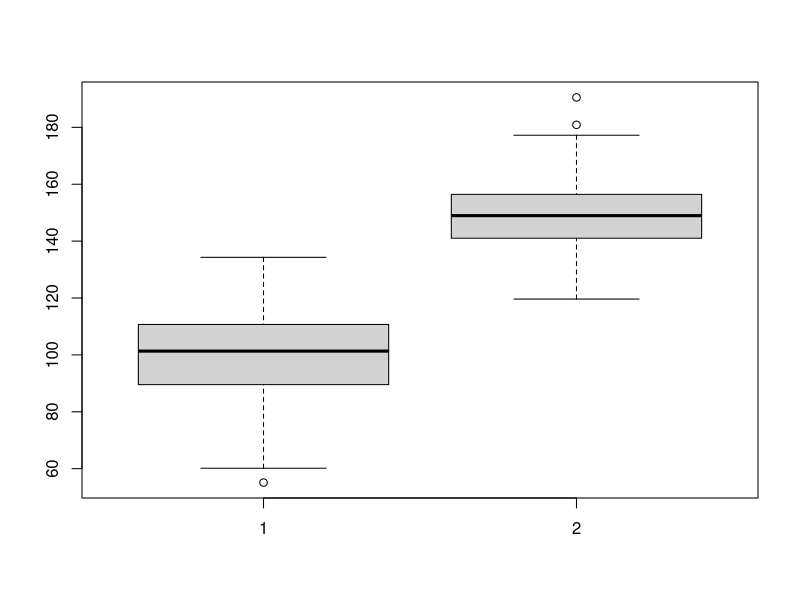
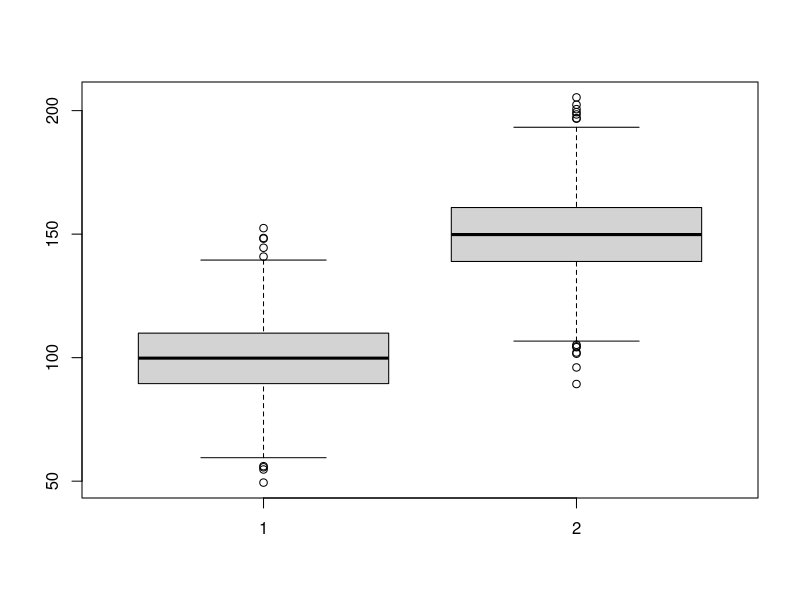
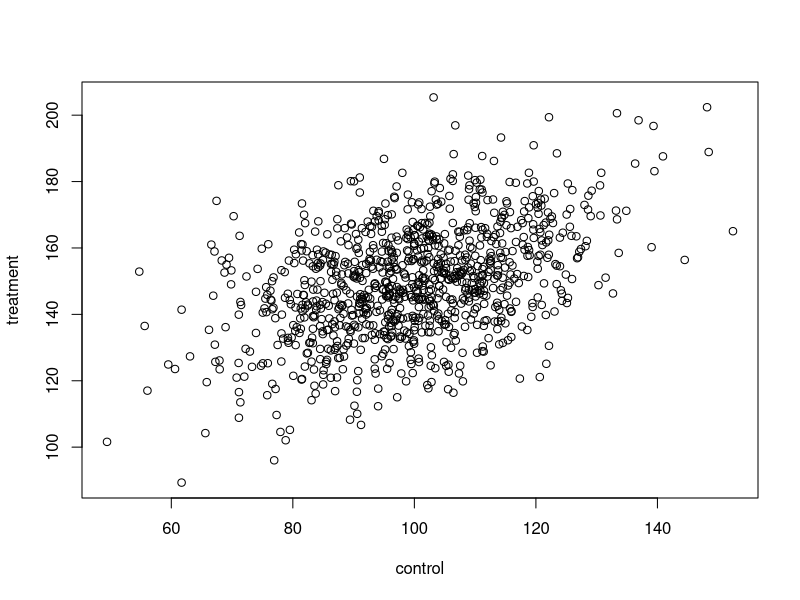
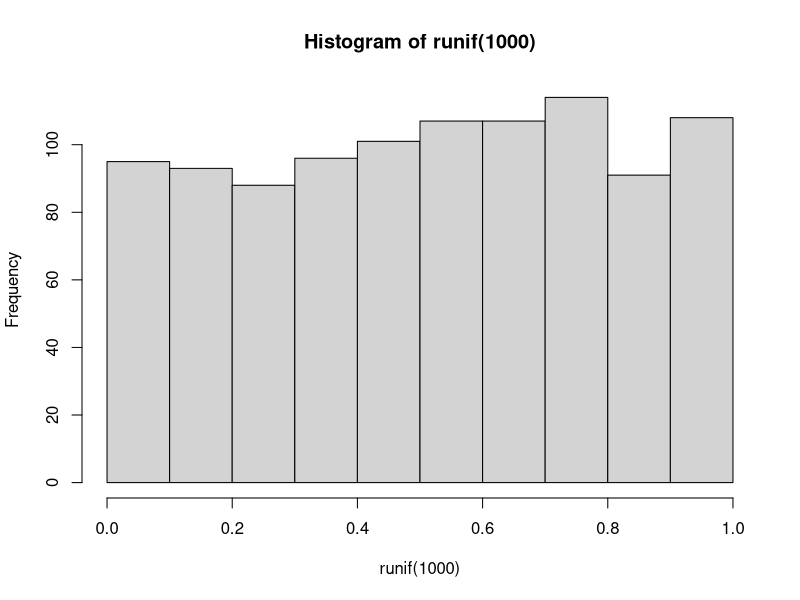
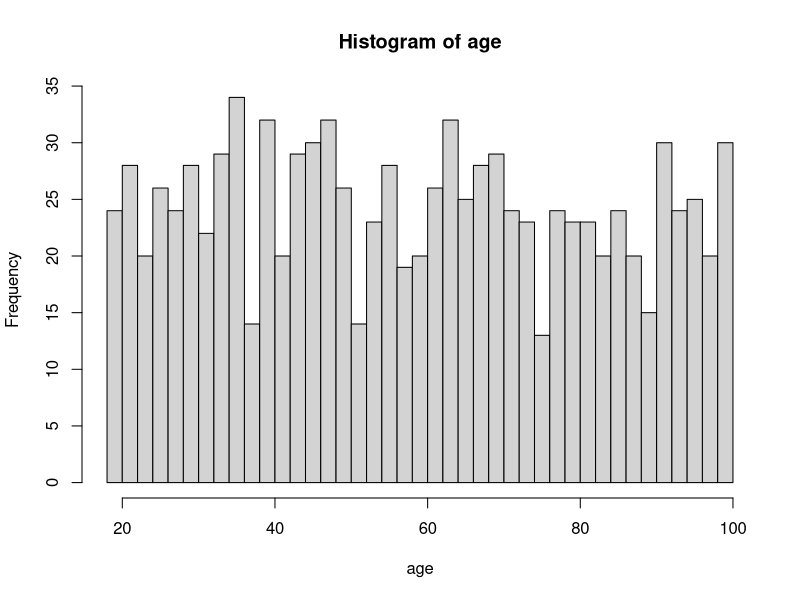
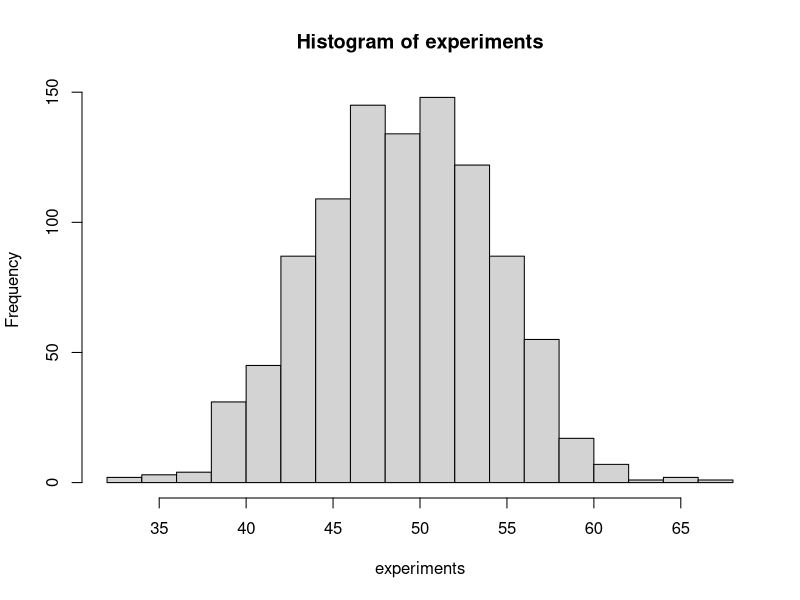
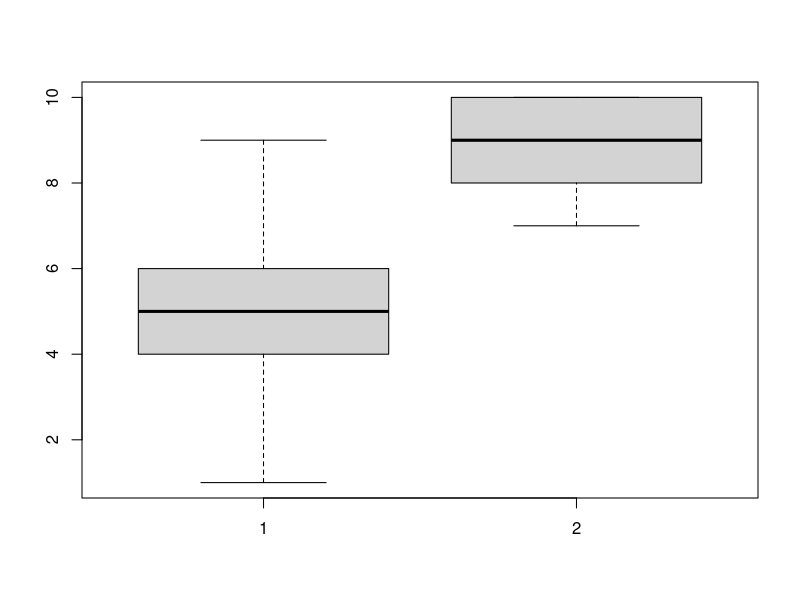
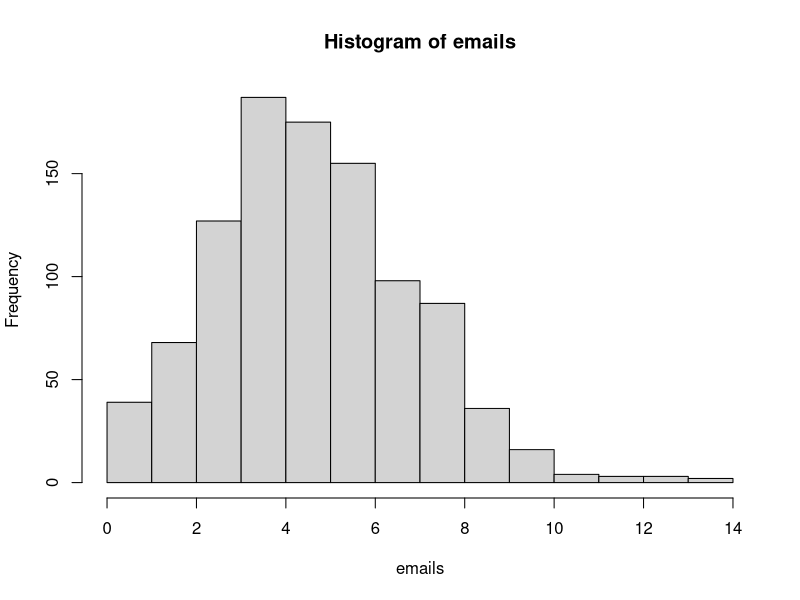

These figures' R source, in order:
## ---- chunk 1
my_sample <- 1:20

sample(
  x = my_sample,
  size = 2
)
## ---- chunk 2
my_sample <- c("a", "b", "c")

sample(
  x = my_sample,
  size = 4,
  replace = TRUE
)
## ---- chunk 3
letters[5]
letters[7:10]
LETTERS[20:26]
## ---- chunk 4
my_sample <- letters[1:3]

sample(
  x = my_sample,
  size = 4,
  replace = TRUE
)
## ---- chunk 5
my_sample <- c("black", "blue")

sample(
  x = my_sample,
  size = 10,
  replace = TRUE,
  prob = c(0.2, 0.8)
)
## ---- chunk 6
my_sample <- c("black", "blue")

set.seed(42)
sample(
  x = my_sample,
  size = 10,
  replace = TRUE,
  prob = c(0.2, 0.8)
)

set.seed(42)
sample(
  x = my_sample,
  size = 10,
  replace = TRUE,
  prob = c(0.2, 0.8)
)
## ---- chunk 7
rnorm(
  n = 5,
  mean = 0,
  sd = 1
)
## ---- chunk 8
rnorm(1)
rnorm(1)

set.seed(42)
rnorm(1)
set.seed(42)
rnorm(1)
## ---- chunk 9
rnorm(
  n = 4,
  mean = c(0, 10, 20, 30),
  sd = c(1, 50, 100, 150)
)
## ---- chunk 10
control <- 
  rnorm(
    n = 100,
    mean = 100,
    sd = 15
  )

treatment <- 
  rnorm(
    n = 100,
    mean = 150,
    sd = 15
  )
## ---- chunk 11
boxplot(control, treatment)
## ---- chunk 12
control <- 
  rnorm(
    n = 1000,
    mean = 100,
    sd = 15
  )

treatment <- 
  control*0.5 + rnorm(
    n = 1000,
    mean = 100,
    sd = 15
  )
## ---- chunk 13
summary(lm(treatment~control))
## ---- chunk 14
#| echo: false
boxplot(control, treatment)
## ---- chunk 15
#| echo: false
plot(control, treatment)
## ---- chunk 16
runif(
  n = 5,
  min = 0,
  max = 1
)
## ---- chunk 17
hist(runif(1000))
## ---- chunk 18
age <- runif(n = 1000, min = 18, max = 100)

hist(age, breaks = 30, xlim = c(18, 100))
## ---- chunk 19
age <- runif(n = 1000, min = 18, max = 100)
y <- age*0.5 + rnorm(1000)

summary(lm(y~age))
## ---- chunk 20
rbinom(
  n = 1,
  size = 100,
  prob = 0.50
)
## ---- chunk 21
experiments <- 
  rbinom(
    n = 1000,
    size = 100,
    prob = 0.50
  )

head(experiments)
## ---- chunk 22
hist(experiments, breaks = 20)
## ---- chunk 23
control <- 
  rbinom(
    n = 100,
    size = 10,
    prob = 0.5
  )

treatment <- 
  rbinom(
    n = 100,
    size = 10,
    prob = 0.9
  )
## ---- chunk 24
boxplot(control, treatment)
## ---- chunk 25
rbinom(
  n = 10,
  size = 1,
  prob = 0.5
)
## ---- chunk 26
age <- rnorm(n = 10000, mean = 50, sd = 15)

xb <- 1 + 0.2*age

p <- 1/(1 + exp(-xb))

y <- 
  rbinom(
    n = 10000,
    size = 1,
    prob = p
  )
## ---- chunk 27
m <- 
  glm(
    y ~ age,
    family = binomial()
  )

summary(m)
## ---- chunk 28
rpois(
  n = 10,
  lambda = 5
)
## ---- chunk 29
emails <- 
  rpois(
    n = 1000,
    lambda = 5
  )

hist(emails)
## ---- chunk 30
hr <- rpois(n = 1000, lambda = 5)
it <- rpois(n = 1000, lambda = 10)
## ---- chunk 31
hist(hr)
## ---- chunk 32
hist(it)
## ---- chunk 33
d <- 
  data.frame(
    emails = c(hr, it),
    group = factor(rep(c("HR", "IT"), each = 1000))
  )

d[c(1:5, 1001:1005),]
## ---- chunk 34
m <- 
  glm(
    emails ~ group,
    data = d,
    family = poisson()
  )

summary(m)
## ---- chunk 35
rep(
  x = "Control Group",
  times = 3
  )

rep(
  x = 1,
  times = 3
  )
## ---- chunk 36
rep(
  x = c("Control Group", "Treatment Group"),
  times = 3
  )
## ---- chunk 37
rep(
  x = c("Control Group", "Treatment Group"),
  times = c(1,2)
  )
## ---- chunk 38
rep(
  x = c("Control Group", "Treatment Group"),
  each = 3
  )
## ---- chunk 39
rep(
  x = c("Control Group", "Treatment Group"),
  each = 3,
  length.out = 4
  )
## ---- chunk 40
rep(
  x = c("Control Group", "Treatment Group"),
  each = 3,
  times = 2
  )
## ---- chunk 41
condition <- rep("control", each = 4)
outcome <- rnorm(4)
d <- data.frame(condition, outcome)
d
## ---- chunk 42
condition <- rep(c("control", "treatment"), each = 2)
outcome <- rnorm(4)
d <- data.frame(condition, outcome)
d
## ---- chunk 43
control_outcome <- rnorm(5, 100, 15)
treatment_outcome <- rnorm(5, 115, 15)

d <- data.frame(outcome = c(control_outcome, treatment_outcome))
## ---- chunk 44
control_outcome <- rnorm(5, 100, 15)
treatment_outcome <- rnorm(5, 115, 15)
condition <- rep(c("control", "treatment"), each = 5)


d <- data.frame(
  condition = condition,
  outcome = c(control_outcome, treatment_outcome)
)
d
## ---- chunk 45
d <- 
  data.frame(
    condition = rep(c("control", "treatment"), times = 5),
    outcome = rnorm(10, mean = c(100, 115), sd = 15)
  )
d
## ---- chunk 46
replicate(
  n = 5,
  expr = sample(1:4, size = 2),
  simplify = FALSE
)
## ---- chunk 47
replicate(
  n = 5,
  expr = rnorm(5),
  simplify = FALSE
)
## ---- chunk 48
replicate(
  n = 5,
  expr = data.frame(
    condition = rep(c("control", "treatment"), each = 2),
    outcome = rnorm(4, c(100, 115), sd = 15)
  ),
  simplify = FALSE
)
## ---- chunk 49
for (i in 1:10) {
  print(i)
}
## ---- chunk 50
outcome <- NULL

for (i in 1:5) {
  outcome[[i]] <- sample(1:4, size = 2)
}

outcome
## ---- chunk 51
datasets <- NULL

for (i in 1:5) {
  datasets[[i]] <- 
    data.frame(
      condition = rep(c("control", "treatment"), each = 2),
      outcome = rnorm(4, c(100, 115), sd = 15)
    )
}

datasets
## ---- chunk 52
starting <- 12
profs <- 4
money <- 0.15
quitting <- 0.05
years <- 25
results <- NULL
results[1] <- starting
## ---- chunk 53
set.seed(42)
for (current_year in 2:years) {
  # how many new phds (15% chance in 4 "trials")
  newbies <- rbinom(n = 1, size = profs, prob = money)
  
  # how many see the light and quit
  enlightened <- rbinom(n = 1, size = results[current_year  - 1], prob = quitting)
  
  # new total
  results[current_year] <- results[current_year - 1] + newbies - enlightened
  
  cat("Current year:", current_year, "Newbies:", newbies, "Enlightened:", enlightened, "Total:", results[current_year], "\n")
}
## ---- chunk 54
mean(results)

plot(results, type = "l", xlab = "Year", ylab = "Number of PhDs")
## ---- chunk 55
set.seed(42)

experiments <- 3
outcomes <- list()

for (i in 1:experiments) {
  
  results <- NULL
  results[1] <- starting
  
  for (current_year in 2:years) {
    # how many new phds (15% chance in 4 "trials")
    newbies <- rbinom(n = 1, size = profs, prob = money)
    
    # how many see the light and quit
    enlightened <- rbinom(n = 1, size = results[current_year - 1], prob = quitting)
    
    # new total
    results[current_year] <- results[current_year - 1] + newbies - enlightened
    
    # store in overall outcomes
    outcomes[[i]] <- results
  }
}
## ---- chunk 56
# what we created
outcomes

# the means per "experiment"
lapply(outcomes, mean)
## ---- chunk 57
# the mean of the means
mean(sapply(outcomes, mean))

matplot(matrix(unlist(outcomes), ncol = 3), type = "l", xlab = "Year", ylab = "Number of PhDs")
## ---- chunk 58
counting_phds <- 
  function(
    starting = 12,
    profs = 4,
    money = 0.15,
    quitting = 0.05,
    years = 25
  ) {
    
    # create our output vector
    results <- NULL
    results[1] <- starting
    
    # then our loop
    for (current_year in 2:years) {
      # how many new phds
      newbies <- rbinom(n = 1, size = profs, prob = money)
      
      # how many see the light and quit
      enlightened <- rbinom(n = 1, size = results[current_year - 1], prob = quitting)
      
      # new total
      results[current_year] <- results[current_year - 1] + newbies - enlightened
    }
    
    return(results)
  }
## ---- chunk 59
counting_phds()

counting_phds(profs = 10)

counting_phds(years = 10)

counting_phds(quitting = 0)
## ---- chunk 60
set.seed(42)

experiments <- 3
outcomes <- list()

for (i in 1:experiments) {
  
  # run one experiment and store the results
  results <- counting_phds()
  
  # put results into our outcomes
  outcomes[[i]] <- results

}

outcomes
## ---- chunk 61
set.seed(42)

experiments <- 3
profs <- 4
years <- 10
outcomes <- data.frame(
  experiment = NULL,
  prof = NULL,
  total = NULL
)

for (i in 1:experiments) {
  
  # for each run/experiment, we store the results for each number of professors
  for (aprof in 1:profs) {
    results <- counting_phds(profs = aprof, years = years)
    
    # get the total at the last year
    total <- results[years]
    
    # turn into a row and add to outcomes
    our_row <- data.frame(experiment = i, prof = aprof, total = total)
    outcomes <- rbind(outcomes, our_row)
  }
}
## ---- chunk 62
#| echo: false
library(tidyverse)
ggplot(outcomes, aes(x = experiment, y = total, color = as.factor(prof))) + geom_line() + theme_bw()
## ---- chunk 63
set.seed(42)

experiments <- 1000
profs <- 4
years <- 10
outcomes <- data.frame(
  experiment = NULL,
  prof = NULL,
  total = NULL
)

for (i in 1:experiments) {
  
  # for each run/experiment, we store the results for each number of professors
  for (aprof in 1:profs) {
    results <- counting_phds(profs = aprof, years = years)
    
    # get the total at the last year
    total <- results[years]
    
    # turn into a row and add to outcomes
    our_row <- data.frame(experiment = i, prof = aprof, total = total)
    outcomes <- rbind(outcomes, our_row)
  }
}
## ---- chunk 64
#| echo: false

ggplot(outcomes, aes(x = experiment, y = total, color = as.factor(prof))) + geom_line() + theme_bw()

aggregate(outcomes[, 3], list(outcomes$prof), mean)
